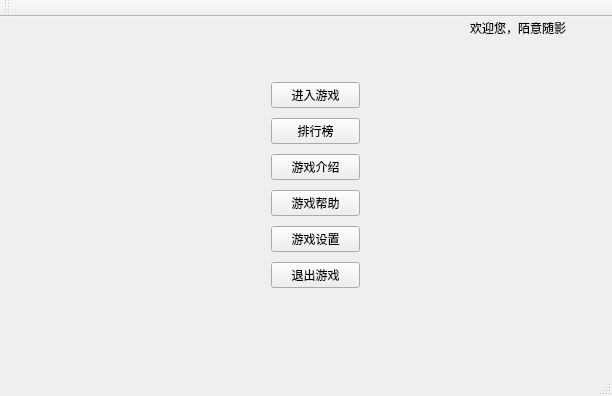
<?xml version="1.0" encoding="UTF-8"?>
<ui version="4.0">
 <class>MainWindow</class>
 <widget class="QMainWindow" name="MainWindow">
  <property name="geometry">
   <rect>
    <x>0</x>
    <y>0</y>
    <width>612</width>
    <height>396</height>
   </rect>
  </property>
  <property name="windowTitle">
   <string>小公主连连看</string>
  </property>
  <property name="styleSheet">
   <string notr="true"/>
  </property>
  <widget class="QWidget" name="centralWidget">
   <widget class="QWidget" name="gamePanel" native="true">
    <property name="geometry">
     <rect>
      <x>220</x>
      <y>30</y>
      <width>191</width>
      <height>261</height>
     </rect>
    </property>
    <widget class="QWidget" name="verticalLayoutWidget">
     <property name="geometry">
      <rect>
       <x>40</x>
       <y>20</y>
       <width>111</width>
       <height>241</height>
      </rect>
     </property>
     <layout class="QVBoxLayout" name="verticalLayout">
      <item>
       <widget class="QPushButton" name="startBtn">
        <property name="text">
         <string>进入游戏</string>
        </property>
       </widget>
      </item>
      <item>
       <widget class="QPushButton" name="rankingBtn">
        <property name="text">
         <string>排行榜</string>
        </property>
       </widget>
      </item>
      <item>
       <widget class="QPushButton" name="gameIntronduceBtn">
        <property name="text">
         <string>游戏介绍</string>
        </property>
       </widget>
      </item>
      <item>
       <widget class="QPushButton" name="gameHelpBtn">
        <property name="text">
         <string>游戏帮助</string>
        </property>
       </widget>
      </item>
      <item>
       <widget class="QPushButton" name="gameSettingBtn">
        <property name="text">
         <string>游戏设置</string>
        </property>
       </widget>
      </item>
      <item>
       <widget class="QPushButton" name="gameExitBtn">
        <property name="text">
         <string>退出游戏</string>
        </property>
       </widget>
      </item>
     </layout>
    </widget>
   </widget>
   <widget class="QLabel" name="label">
    <property name="geometry">
     <rect>
      <x>470</x>
      <y>0</y>
      <width>151</width>
      <height>21</height>
     </rect>
    </property>
    <property name="text">
     <string>欢迎您，陌意随影</string>
    </property>
   </widget>
  </widget>
  <widget class="QToolBar" name="mainToolBar">
   <attribute name="toolBarArea">
    <enum>TopToolBarArea</enum>
   </attribute>
   <attribute name="toolBarBreak">
    <bool>false</bool>
   </attribute>
  </widget>
  <widget class="QStatusBar" name="statusBar"/>
 </widget>
 <layoutdefault spacing="6" margin="11"/>
 <resources/>
 <connections/>
</ui>
